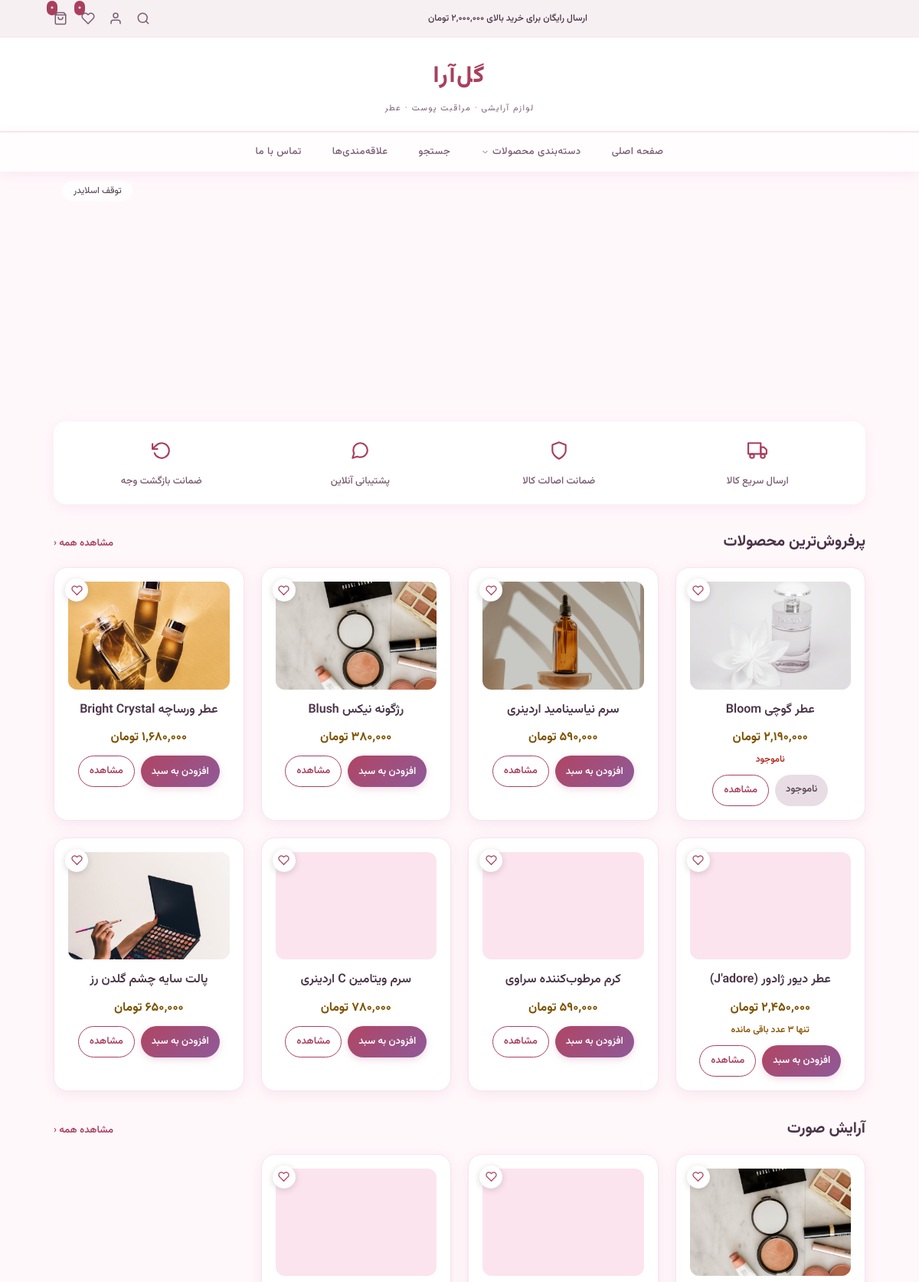
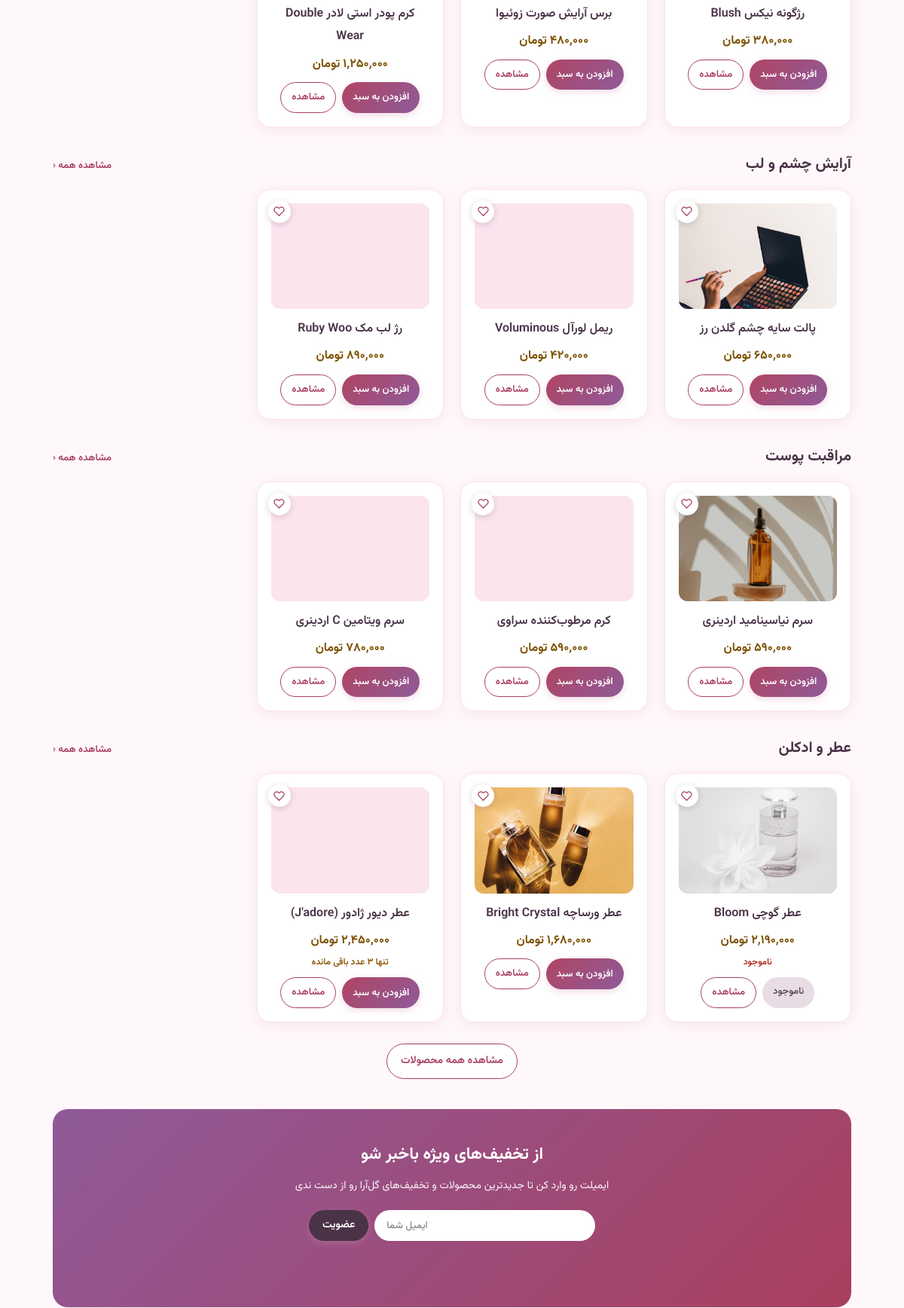
The page / (upper part) on the database its author committed (2 pictures, top to bottom).
### tables this page shows
CREATE TABLE products (
    id INT AUTO_INCREMENT PRIMARY KEY,
    category_id INT,
    name VARCHAR(150) NOT NULL,
    description TEXT,
    price INT NOT NULL,
    stock INT UNSIGNED NOT NULL DEFAULT 0,
    image VARCHAR(255) DEFAULT NULL,
    deleted_at DATETIME NULL DEFAULT NULL,
    created_at DATETIME DEFAULT CURRENT_TIMESTAMP,
    updated_at DATETIME NULL DEFAULT NULL ON UPDATE CURRENT_TIMESTAMP,
    INDEX idx_products_deleted (deleted_at),
    FOREIGN KEY (category_id) REFERENCES categories(id) ON DELETE SET NULL
);

CREATE TABLE categories (
    id INT AUTO_INCREMENT PRIMARY KEY,
    name VARCHAR(100) NOT NULL
);

### config/app.php (called while the page is built, shortened)
<?php
function url(string $path = ''): string
{
    return BASE_PATH . '/' . ltrim($path, '/');
}

### classes/Database.php (called while the page is built, shortened)
<?php
class Database
{
    private static ?mysqli $connection = null;
    public static function getConnection(): mysqli
    {
        if (self::$connection === null) {
            self::$connection = mysqli_connect(
                $_ENV['DB_HOST'] ?? 'localhost',
                $_ENV['DB_USER'] ?? 'root',
                $_ENV['DB_PASS'] ?? '',
                $_ENV['DB_NAME'] ?? 'store_db'
            );
            mysqli_set_charset(self::$connection, 'utf8mb4');
        }
        return self::$connection;
    }
}

### classes/Product.php (called while the page is built, shortened)
<?php
class Product extends Model
{
    public function getByCategory(int $categoryId, ?int $limit = null): array
    {
        return $this->paginate(['category_id' => $categoryId], 1, $limit ?? 100)['items'];
    }
    public function paginate(array $filters = [], int $page = 1, int $perPage = 12): array
    {
        $where = [];
        $types = '';
        $params = [];
        switch ($filters['deleted'] ?? '') {
            default:
                $where[] = 'p.deleted_at IS NULL';
        }
        $q = trim((string) ($filters['q'] ?? ''));
        $categoryId = (int) ($filters['category_id'] ?? 0);
        if ($categoryId > 0) {
            $where[] = 'p.category_id = ?';
            $types .= 'i';
            $params[] = $categoryId;
        }
        $whereSql = $where ? 'WHERE ' . implode(' AND ', $where) : '';
        $sort = $filters['sort'] ?? 'newest';
        $orderSql = match ($sort) {
            'oldest' => 'p.created_at ASC, p.id ASC',
            'price_asc' => 'p.price ASC, p.id DESC',
            'price_desc' => 'p.price DESC, p.id DESC',
            'name' => 'p.name ASC',
            'stock_asc' => 'p.stock ASC, p.id DESC',
            'stock_desc' => 'p.stock DESC, p.id DESC',
            'bestseller' => 'sold DESC, p.created_at DESC, p.id DESC',
            default => 'p.created_at DESC, p.id DESC',
        };
        $stmt = mysqli_prepare($this->conn, "SELECT COUNT(*) AS c FROM products p $whereSql");
        if ($types !== '') {
            mysqli_stmt_bind_param($stmt, $types, ...$params);
        }
        mysqli_stmt_execute($stmt);
        $total = (int) (mysqli_fetch_assoc(mysqli_stmt_get_result($stmt))['c'] ?? 0);
        $perPage = max(1, $perPage);
        $pages = max(1, (int) ceil($total / $perPage));
        $page = min(max(1, $page), $pages);
        $offset = ($page - 1) * $perPage;
        $sql = $this->baseSelect($sort === 'bestseller') . " $whereSql ORDER BY $orderSql LIMIT ? OFFSET ?";
        $stmt = mysqli_prepare($this->conn, $sql);
        mysqli_stmt_bind_param($stmt, $types . 'ii', ...array_merge($params, [$perPage, $offset]));
        mysqli_stmt_execute($stmt);
        return [
            'items' => $this->fetchAll($stmt),
            'total' => $total,
            'page' => $page,
            'per_page' => $perPage,
            'pages' => $pages,
        ];
    }
    public function bestsellers(int $limit = 8): array
    {
        return $this->paginate(['sort' => 'bestseller'], 1, $limit)['items'];
    }
    private function baseSelect(bool $withSales): string
    {
        $salesSelect = $withSales ? ', COALESCE(s.sold, 0) AS sold' : '';
        $salesJoin = $withSales ? "
            LEFT JOIN (
                SELECT oi.product_id, SUM(oi.quantity) AS sold
                FROM order_items oi
                JOIN orders o ON o.id = oi.order_id AND o.status = 'paid'
                GROUP BY oi.product_id
            ) s ON s.product_id = p.id" : '';
        return "
            SELECT p.*, c.name AS category_name,
                   COALESCE(rv.rating_avg, 0) AS rating_avg, COALESCE(rv.rating_count, 0) AS rating_count $salesSelect
            FROM products p
            LEFT JOIN categories c ON c.id = p.category_id
            LEFT JOIN (
                SELECT product_id, AVG(rating) AS rating_avg, COUNT(*) AS rating_count FROM reviews GROUP BY product_id
            ) rv ON rv.product_id = p.id $salesJoin";
    }
    private function fetchAll(mysqli_stmt $stmt): array
    {
        $result = mysqli_stmt_get_result($stmt);
        $rows = [];
        while ($row = mysqli_fetch_assoc($result)) {
            $rows[] = $row;
        }
        return $rows;
    }
}

### classes/Model.php (called while the page is built, shortened)
<?php
abstract class Model
{
    protected static string $table;
    protected mysqli $conn;
    public function __construct()
    {
        $this->conn = Database::getConnection();
    }
    public function all(string $orderBy = 'id DESC', ?int $limit = null): array
    {
        $sql = "SELECT * FROM " . static::$table . " ORDER BY " . $orderBy;
        $result = mysqli_query($this->conn, $sql);
        $rows = [];
        while ($row = mysqli_fetch_assoc($result)) {
            $rows[] = $row;
        }
        return $rows;
    }
}

### classes/Wishlist.php (called while the page is built, shortened)
<?php
class Wishlist
{
    private static array $cache = [];
    private ?int $customerId;
    public function __construct(?int $customerId = null)
    {
        $this->customerId = $customerId ?? (!empty($_SESSION['customer_id']) ? (int) $_SESSION['customer_id'] : null);
    }
    public function has(int $productId): bool
    {
        return in_array($productId, $this->ids(), true);
    }
    public function ids(): array
    {
        $key = $this->customerId === null ? 'guest' : 'c' . $this->customerId;
        if (isset(self::$cache[$key])) {
            return self::$cache[$key];
        }
        if ($this->customerId === null) {
            $ids = array_map('intval', $_SESSION['wishlist']);
        }
        return self::$cache[$key] = $ids;
    }
}

### includes/images.php (called while the page is built, shortened)
<?php
function product_image_dir(): string
{
    return dirname(__DIR__) . '/uploads/products';
}
function product_image(?string $name, int $width = 480): array
{
    $height = (int) round($width * PRODUCT_IMAGE_RATIO);
    $source = product_image_dir() . '/' . $name;
    $original = ['url' => url('uploads/products/' . $name), 'width' => $width, 'height' => $height];
    $thumbRelative = 'thumbs/' . $width . '/' . pathinfo($name, PATHINFO_FILENAME) . '.webp';
    $thumbPath = product_image_dir() . '/' . $thumbRelative;
    if (!is_file($thumbPath) || filemtime($thumbPath) < filemtime($source)) {
        if (!make_cover_thumbnail($source, $thumbPath, $width, $height)) {
            return $original;
        }
    }
    return ['url' => url('uploads/products/' . $thumbRelative), 'width' => $width, 'height' => $height];
}
function make_cover_thumbnail(string $source, string $target, int $width, int $height): bool
{
    $info = @getimagesize($source);
    $loader = ['image/jpeg' => 'imagecreatefromjpeg', 'image/png' => 'imagecreatefrompng', 'image/webp' => 'imagecreatefromwebp'][$info['mime']] ?? null;
    $image = $loader ? @$loader($source) : false;
    [$srcW, $srcH] = $info;
    $targetRatio = $width / $height;
    if ($srcW / $srcH > $targetRatio) {
        $cropH = $srcH;
        $cropW = (int) round($srcH * $targetRatio);
    } else {
        $cropW = $srcW;
        $cropH = (int) round($srcW / $targetRatio);
    }
    $cropX = intdiv($srcW - $cropW, 2);
    $cropY = intdiv($srcH - $cropH, 2);
    $thumb = imagecreatetruecolor($width, $height);
    $dir = dirname($target);
    $ok = imagewebp($thumb, $target, 82);
    return $ok;
}

### includes/functions.php (the view, shortened to what this page needs)
<?php
require_once __DIR__ . '/images.php';
function clean_input($data)
{
    $data = trim((string) $data);
    $data = stripslashes($data);
    $data = htmlspecialchars($data, ENT_QUOTES, 'UTF-8');
    return $data;
}
function format_price($price)
{
    return number_format((int) $price) . ' تومان';
}
function icon($name, $class = 'icon')
{
    static $cache = [];
    if (!isset($cache[$name])) {
        $path = __DIR__ . '/../assets/icons/' . $name . '.svg';
        $cache[$name] = file_exists($path) ? file_get_contents($path) : '';
    }
    $svg = $cache[$name];
    return preg_replace('/<svg /', '<svg class="' . $class . '" aria-hidden="true" focusable="false" ', $svg, 1);
}
    ?>
    <?php
function stock_badge(int $stock): array
{
    if ($stock <= 0) {
        return ['ناموجود', 'stock-out'];
    }
    if ($stock <= Product::LOW_STOCK_THRESHOLD) {
        return ['تنها ' . $stock . ' عدد باقی مانده', 'stock-low'];
    }
    return ['موجود در انبار', 'stock-in'];
}
function render_product_card($product)
{
    $image = product_image($product['image'] ?? null, 480);
    $name = clean_input($product['name']);
    $link = url('product.php?id=' . $product['id']);
    $is_wishlisted = (new Wishlist())->has((int) $product['id']);
    $stock = (int) ($product['stock'] ?? 0);
    [$stock_text, $stock_class] = stock_badge($stock);
    ?>
    <div class="product-card<?php echo $stock <= 0 ? ' is-out' : ''; ?>">
        <button type="button" class="wish-btn<?php echo $is_wishlisted ? ' is-active' : ''; ?>" data-product-id="<?php echo $product['id']; ?>"
                aria-label="علاقه‌مندی: <?php echo $name; ?>" aria-pressed="<?php echo $is_wishlisted ? 'true' : 'false'; ?>" title="افزودن به علاقه‌مندی‌ها"><?php echo icon('heart'); ?></button>
        <a href="<?php echo $link; ?>" class="card-media" tabindex="-1" aria-hidden="true">
            <img src="<?php echo $image['url']; ?>" width="<?php echo $image['width']; ?>" height="<?php echo $image['height']; ?>" alt="" loading="lazy" decoding="async">
        </a>
        <h3><a href="<?php echo $link; ?>"><?php echo $name; ?></a></h3>
        <p class="price"><?php echo format_price($product['price']); ?></p>
        <?php if ($stock <= Product::LOW_STOCK_THRESHOLD): ?>
            <p class="stock-badge <?php echo $stock_class; ?>"><?php echo $stock_text; ?></p>
        <?php endif; ?>
        <div class="card-actions">
            <?php if ($stock > 0): ?>
                <button type="button" class="btn js-add-to-cart" data-product-id="<?php echo $product['id']; ?>">افزودن به سبد</button>
            <?php else: ?>
                <span class="btn btn-disabled" aria-disabled="true">ناموجود</span>
            <?php endif; ?>
            <a href="<?php echo $link; ?>" class="btn btn-outline" aria-label="مشاهده <?php echo $name; ?>">مشاهده</a>
        </div>
    </div>
    <?php
}
    ?>

### index.php (shortened to what this page needs)
<?php
require_once __DIR__ . '/config/db.php';
require_once __DIR__ . '/includes/functions.php';
require_once __DIR__ . '/includes/header.php';
$productModel = new Product();
$categories = $nav_categories;
?>
<section class="hero-slider" id="heroSlider" aria-roledescription="اسلایدر" aria-label="پیشنهادهای ویژه">
    <button type="button" class="hero-pause" id="heroPause" aria-pressed="false">توقف اسلایدر</button>
</section>
<section class="trust-bar" aria-label="مزایای خرید">
    <div class="trust-item"><span><?php echo icon('truck'); ?></span> ارسال سریع کالا</div>
    <div class="trust-item"><span><?php echo icon('shield'); ?></span> ضمانت اصالت کالا</div>
    <div class="trust-item"><span><?php echo icon('message-circle'); ?></span> پشتیبانی آنلاین</div>
    <div class="trust-item"><span><?php echo icon('rotate-ccw'); ?></span> ضمانت بازگشت وجه</div>
</section>
<div id="products">
    <div class="section-heading">
        <h2>پرفروش‌ترین محصولات</h2>
        <a href="<?php echo url('products.php?sort=bestseller'); ?>" class="see-all">مشاهده همه ‹</a>
    </div>
    <div class="product-grid">
        <?php foreach ($productModel->bestsellers(8) as $product): ?>
            <?php render_product_card($product); ?>
        <?php endforeach; ?>
    </div>
    <?php foreach ($categories as $cat): ?>
        <div class="section-heading">
            <h2><?php echo clean_input($cat['name']); ?></h2>
            <a href="<?php echo url('products.php?category=' . $cat['id']); ?>" class="see-all">مشاهده همه ‹</a>
        </div>
        <div class="product-grid">
            <?php foreach ($productModel->getByCategory((int) $cat['id'], 4) as $product): ?>
                <?php render_product_card($product); ?>
            <?php endforeach; ?>
        </div>
    <?php endforeach; ?>
    <div style="text-align:center; margin-top:28px;">
        <a href="<?php echo url('products.php'); ?>" class="btn btn-outline">مشاهده همه محصولات</a>
    </div>
    <section class="newsletter-box" id="newsletter" aria-labelledby="newsletterTitle">
        <h2 id="newsletterTitle">از تخفیف‌های ویژه باخبر شو</h2>
        <p>ایمیلت رو وارد کن تا جدیدترین محصولات و تخفیف‌های <?php echo clean_input(SHOP_NAME); ?> رو از دست ندی</p>
        <form method="post" action="<?php echo url('newsletter.php'); ?>" class="newsletter-form" id="newsletterForm">
            <input type="email" id="newsletterEmail" name="email" placeholder="ایمیل شما" required dir="ltr" autocomplete="email">
            <button type="submit" class="btn">عضویت</button>
        </form>
        <p class="newsletter-message" id="newsletterMessage" role="status" aria-live="polite"></p>
    </section>
</div>
<?php require_once __DIR__ . '/includes/footer.php'; ?>

### rows shown on the page
products: image (picture), name "عطر گوچی Bloom", price "2,190,000 تومان", stock_text "ناموجود", stock "ناموجود"
products: image (picture), name "سرم نیاسینامید اردینری", price "590,000 تومان"
products: image (picture), name "رژگونه نیکس Blush", price "380,000 تومان"
products: image (picture), name "عطر ورساچه Bright Crystal", price "1,680,000 تومان"
products: image (picture), name "عطر دیور ژادور (J'adore)", price "2,450,000 تومان", stock_text "تنها 3 عدد باقی مانده"
products: image (picture), name "کرم مرطوب‌کننده سراوی", price "590,000 تومان"
products: image (picture), name "سرم ویتامین C اردینری", price "780,000 تومان"
products: image (picture), name "پالت سایه چشم گلدن رز", price "650,000 تومان"
categories: name "آرایش صورت"
products: image (picture), name "برس آرایش صورت زوئیوا", price "480,000 تومان"
products: image (picture), name "کرم پودر استی لادر Double Wear", price "1,250,000 تومان"
categories: name "آرایش چشم و لب"
products: image (picture), name "ریمل لورآل Voluminous", price "420,000 تومان"
products: image (picture), name "رژ لب مک Ruby Woo", price "890,000 تومان"
categories: name "مراقبت پوست"
categories: name "عطر و ادکلن"

### other values the page prints
FREE_SHIPPING_THRESHOLD "2,000,000"
$wishlist_count "0"
$cart_count "0"
clean_input(SHOP_NAME) "گل‌آرا"
